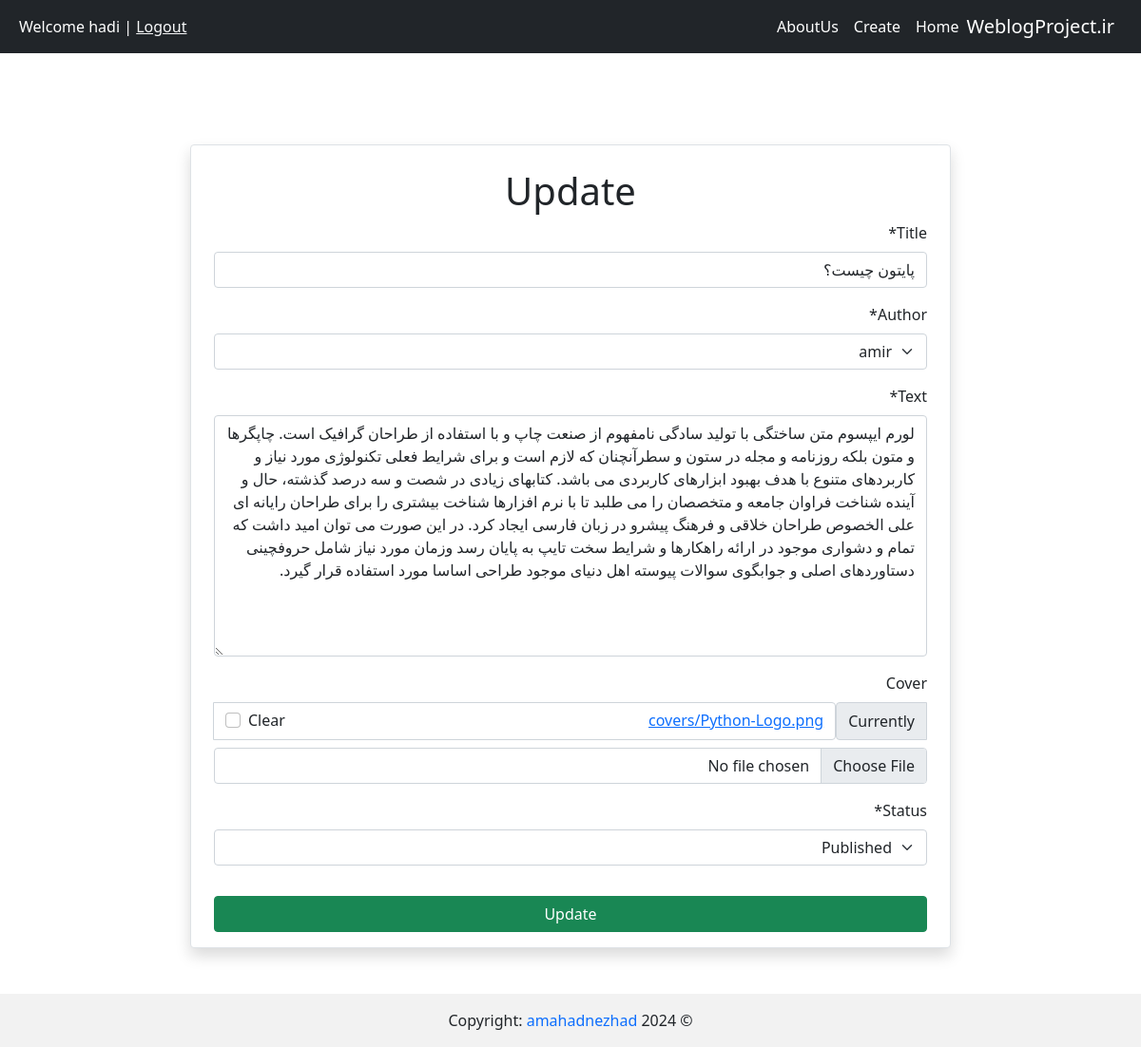
Screenshot of /post/7/update/ (signed in) with the database file from the repository.
### accounts/models.py (models this page shows)
class CustomUser(AbstractUser):
    pass

### blog/models.py (models this page shows, shortened)
class Post(models.Model):
    STATUS_CHOICES = (
        ('pub', 'Published'),
        ('drf', 'Draft'),
    )
    author = models.ForeignKey(get_user_model(), on_delete=models.CASCADE)
    title = models.CharField(max_length=200)
    text = models.TextField()
    status = models.CharField(choices=STATUS_CHOICES, max_length=3)
    cover = models.ImageField(upload_to='covers/', blank=True)
    likes = models.ManyToManyField(get_user_model(), related_name='liked_posts', blank=True)
    date_created = models.DateField(auto_now_add=True)
    datetime_created = models.DateTimeField(auto_now_add=True)
    datetime_modified = models.DateTimeField(auto_now=True)

### blog/views.py (the view)
# urls.py: path('post/<int:pk>/update/', PostUpdateView.as_view(), name='post_update'),
class PostUpdateView(LoginRequiredMixin, generic.UpdateView):
    model = Post
    form_class = PostForm
    template_name = "blog/post_update.html"

### blog/forms.py
class PostForm(forms.ModelForm):
    class Meta:
        model = Post
        fields = ['title', 'author', 'text', 'cover', 'status', ]

### blog/templates/blog/post_update.html (shortened to what this page needs)
{% extends "_base.html" %}
{% load crispy_forms_tags %}
{% block content %}
    <div class="d-flex justify-content-center mt-5" dir="rtl">
        <div class="col-xl-8 col-lg-4 col-md-5 col-sm-5 col-xs-6 bg-white m-3 m-sm-5 border rounded px-4 pt-4 pb-3 shadow">
            <h1 class="text-center">Update</h1>
            <form method="POST">
                {{ form|crispy }}
                <button type="submit" class="btn btn-success mt-3 w-100">Update</button>
            </form>
        </div>
    </div>
{% endblock content%}

### templates/_base.html (shortened to what this page needs)
<!DOCTYPE HTML PUBLIC "-//W3C//DTD HTML 4.01//EN" "http://www.w3.org/TR/html4/strict.dtd">
<html lang="en">
<head>
    <link href="https://cdn.jsdelivr.net/npm/bootstrap@5.1.3/dist/css/bootstrap.min.css" rel="stylesheet"
>
</head>
<body dir="rtl">
<nav class="navbar navbar-expand-lg navbar-dark bg-dark">
    <div class="container-fluid">
        <a class="navbar-brand" href="{% url 'posts_list' %}">WeblogProject.ir</a>
        <div class="collapse navbar-collapse" id="navbarNavAltMarkup">
            <div class="navbar-nav">
                <a class="nav-link active"  href="{% url 'posts_list' %}">Home</a>
                <a class="nav-link active" href="{% url 'post_create' %}">Create</a>
                <a class="nav-link active" href="{% url 'aboutus' %}">AboutUs</a>
            </div>
        </div>
        <div class="mx-2 text-white">
            {% if user.is_authenticated %}
                Welcome {{ user.username }} | <a class="text-light" href="{% url 'account_logout' %}">Logout</a>
            {% else %}
                <a class="text-light" href="{% url 'account_login' %}">Login</a> | <a class="text-light" href="{% url 'account_signup' %}">SignUp</a>
            {% endif %}
        </div>
    </div>
</nav>
{% block content %}
{% endblock content %}
<footer class="bg-body-tertiary text-center text-lg-start">
  <div class="text-center p-3" style="background-color: rgba(0, 0, 0, 0.05);">
    © 2024 Copyright:
    <a class="text-decoration-none" href="https://github.com/amahadnezhad">amahadnezhad</a>
  </div>
</footer>
</body>
</html>

### rows the page displays
CustomUser: username "hadi"
Post: title "پایتون چیست؟", author "amir", text "لورم ایپسوم متن ساختگی با تولید سادگی نامفهوم از صنعت چاپ و با استفاده از طراحان گرافیک است. چاپگرها و متون بلکه روزنامه و مجله در ستون و سطرآنچنان که لازم است و برای شرایط فعلی تکنولوژی مورد نیاز و کاربردهای متنوع با هدف بهبود ابزارهای کاربردی می باشد. کتابهای زیادی در شصت و سه درصد گذشته، حال و آینده شناخت فراوان جامعه و متخصصان را می طلبد تا با نرم افزارها شناخت بیشتری را برای طراحان رایانه ای علی الخصوص طراحان خلاقی و فرهنگ پیشرو در زبان فارسی ایجاد کرد. در این صورت می توان امید داشت که تمام و دشواری موجود در ارائه راهکارها و شرایط سخت تایپ به پایان رسد وزمان مورد نیاز شامل حروفچینی دستاوردهای اصلی و جوابگوی سوالات پیوسته اهل دنیای موجود طراحی اساسا مورد استفاده قرار گیرد.", status "Published"
